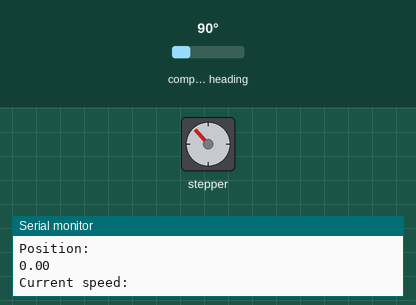
Recording of a sketch running on a simulated Arduino Uno, built with avr-gcc and run on an emulated ATmega328P. Parts: stepper motor, the last lines printed to the serial monitor. The test bench sets the inputs (shaded band); at power-on: compass heading 90°. Stepper angles assume 200 steps per turn.

Above: at 1.28 s.
1.3 s: compass heading set to 7°
At 1.94 s:
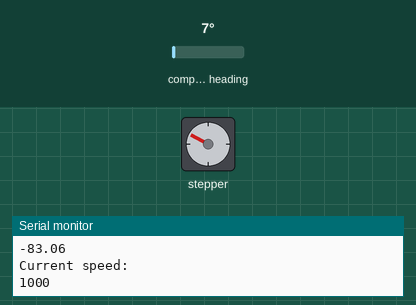
4.3 s: compass heading set to 90°
At 4.46 s:
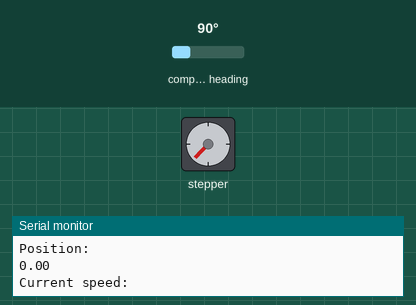
7.3 s: compass heading set to 352°
At 8.54 s:
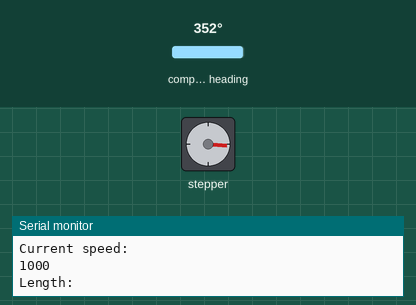
Timing chart, 0 to 19.3 s (numbered marks = the images above; inputs shaded):
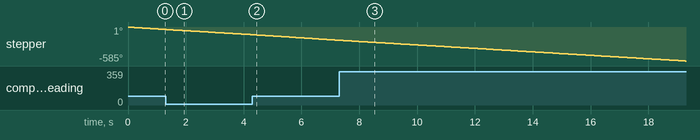

The sketch:

encoder_stepper_control.ino
```cpp
//Controls one stepper motor using encoder input

// Include encoder and AccelStepper libraries:
#include <AS5600.h>
#include <AccelStepper.h>

// Initialize encoder and position variables:
AS5600 encoder;
int speed;
int requestedPosition = 360;  // in degrees
int requestedLength = 100; // in millimeters
float currentPosition;
float currentLength;
float startLength = 0;
float pulleyRadius = 26.25; //in mm
float positionDiff;
float lengthDiff;
float output;
float lastOutput;
float initPosition;
float position;
float revolutions = 0;

// Define stepper motor connections and motor interface type (1 when using driver):
#define dirPin 5
#define stepPin 2
#define motorInterfaceType 1

// Create new instance of AccelStepper class:
AccelStepper stepper = AccelStepper(motorInterfaceType, stepPin, dirPin);

// Store time:
unsigned long previousMillis = 0;

// Store constant interval at which to read encoder and step:
const long interval = 50;   //in milliseconds


//------------------------------------------------------------------------------------------------
void setup() {
  // Begin serial communication:
  Serial.begin(9600);

  // Set the maximum speed in steps per second:
  stepper.setMaxSpeed(2000);

  // Find initial encoder values for zeroing
  output = encoder.getPosition();
  initPosition = output;
  lastOutput = output;
  position = output;
}

//------------------------------------------------------------------------------------------------
void loop() {

  // check if it is time to read encoder
  unsigned long currentMillis = millis();

  if (currentMillis - previousMillis >= interval){
    // save the last time we read encoder
    previousMillis = currentMillis;


    // Monitor encoder position
    output = encoder.getPosition();           // get the raw value of the encoder

    if ((lastOutput - output) > 2047 )        // check if a full rotation has been made
      revolutions++;
    if ((lastOutput - output) < -2047 )
      revolutions--;

    currentPosition = (revolutions * 4096 + output - initPosition)* 0.087890625;   // calculate the position *IN DEGREES* the the encoder is at based off of the number of revolutions
    currentLength = startLength + (currentPosition/360)*2*M_PI*pulleyRadius;

    Serial.println("Length:");
    Serial.println(currentLength);
    Serial.println("Position:");
    Serial.println(currentPosition);

    lastOutput = output;                      // save the last raw value for the next loop

    // Set the speed in steps per second:
    speed = 1000;
    stepper.setSpeed(speed);
    // Run stepper until position reached
    positionDiff = currentPosition - requestedPosition;   // check rotation
    lengthDiff = currentLength - requestedLength;      // check length
//    if (lengthDiff < 0) {
//      stepper.setSpeed(-speed);
//    }
//
//    if (currentLength < (requestedLength + 1) && currentLength > (requestedLength - 1)){    //stop if position is within requestedPosition bounds
//      stepper.setSpeed(0);
//    }

    if (positionDiff < 0) {
      stepper.setSpeed(-speed);
    }

    if (currentPosition < (requestedPosition + 1) && currentPosition > (requestedPosition - 1)){    //stop if position is within requestedPosition bounds
      stepper.setSpeed(0);
    }
    Serial.println("Current speed:");
    Serial.println(speed);
    stepper.runSpeed(); //run stepper at set speed
  }
}
```
